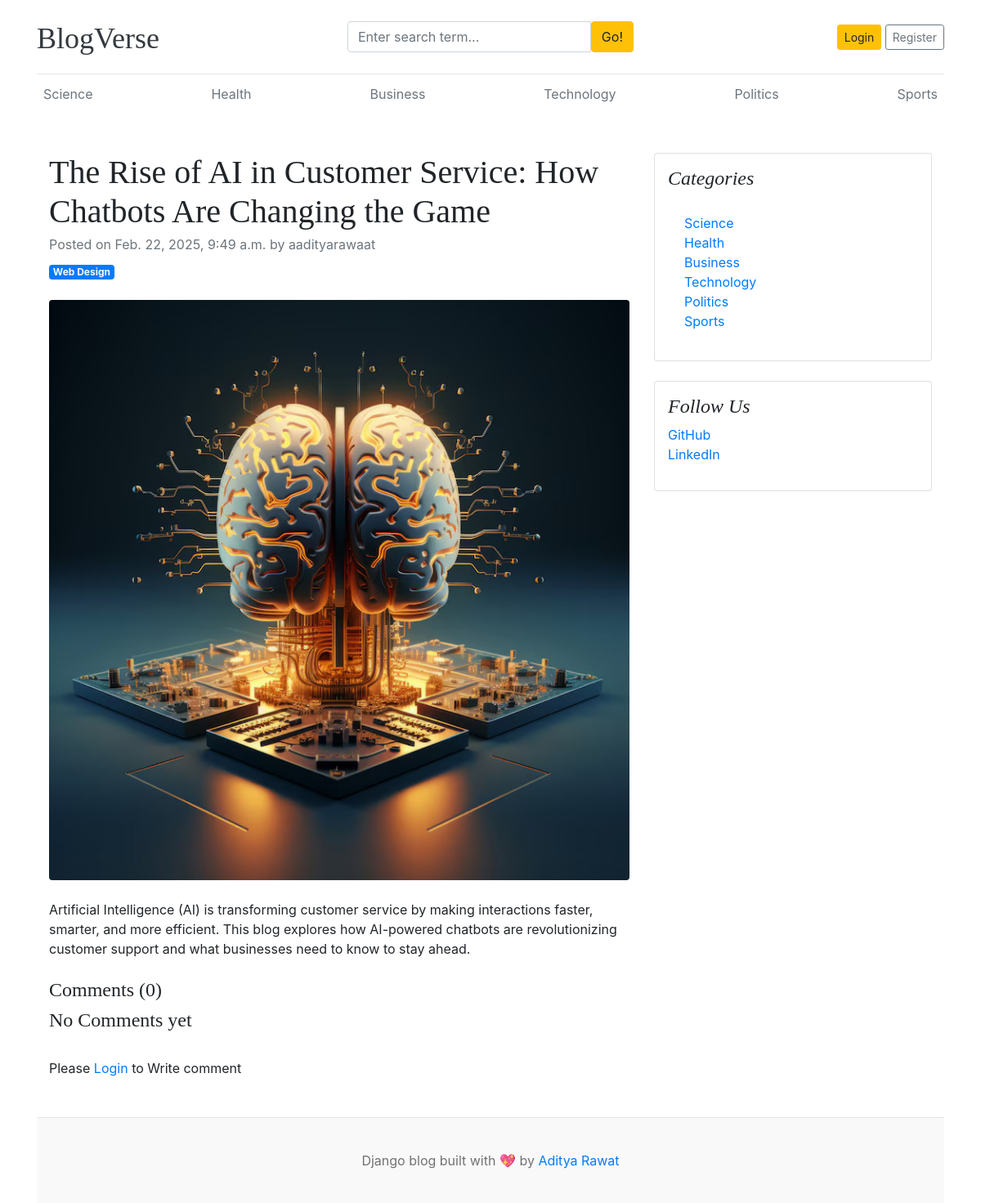
The app's page /blogs/the-rise-of-ai-in-customer-service-how-chatbots-are-changing-the-game-6/ with its own data.
### blog/models.py (models this page shows, shortened)
class category(models.Model):
    category_name=models.CharField(max_length=250,unique=True)
    created_at=models.DateTimeField(auto_now_add=True)
    updated_at=models.DateTimeField(auto_now=True)
    class Meta:
        verbose_name_plural ='categories'

class blog(models.Model):
    title=models.CharField(max_length=100)
    slug=models.SlugField(max_length=150, unique=True, blank=True)
    category=models.ForeignKey(category,on_delete=models.CASCADE)
    author=models.ForeignKey(User, on_delete=models.CASCADE)
    featured_image=models.ImageField(upload_to='uploads/%Y/%m/%d')
    short_description=models.TextField(max_length=500)
    blog_body=models.TextField(max_length=2000)
    status=models.CharField(max_length=20,choices=STATUS_CHOICES,default="Draft")
    is_featured=models.BooleanField(default=False)
    created_at=models.DateTimeField(auto_now_add=True)
    updated_at=models.DateTimeField(auto_now=True)

### blog/views.py (the view, shortened to what this page needs)
# urls.py: path('blogs/<slug:slug>/',blogsMain.blogs,name='blogs'),
def blogs(request,slug):
    singleBlog=get_object_or_404(blog,slug=slug,status='Published')
    comments=comment.objects.filter(blog=singleBlog)
    commentsCount=comments.count()
    context={
        'singleBlog':singleBlog,
        'comments':comments,
        "commentsCount":commentsCount
    }
    return render(request,'blog.html',context)

### blog/context_processors.py (called while the page is built)
def get_context(request):
    cate=category.objects.all()
    return dict(cate=cate)

def get_social(request):
    social=social_links.objects.all()
    return dict(social=social)

### templates/blog.html
{% extends "base.html" %}
{% block content %}
<div class="container mt-5">
    <div class="row">
        <div class="col-lg-8">
            <article>
                <header class="mb-4">
                    <h1 class="fw-bolder mb-1">{{singleBlog.title}}</h1>
                    <div class="text-muted fst-italic mb-2">Posted on {{singleBlog.created_at}} by {{singleBlog.author}}</div>
                    <a class="badge bg-primary text-decoration-none text-light" href="#!">Web Design</a>
                </header>
                <figure class="mb-4"><img class="img-fluid rounded" src="{{ singleBlog.featured_image.url }}"alt={{singleBlog.slug}} /></figure>
                <section class="mb-5">
                    <p class="fs-5 mb-4">{{singleBlog.short_description}}</p>
                    <h4>Comments ({{commentsCount}})</h4>
                    {% if comments %}
                    {% for comment in comments %}
                    <div class="card mt-1">
                        <div class="card-body">
                            <p class="card-text">{{comment.comment}}</p>
                            <span>
                                <small>{{comment.user}}</small>
                                <small>{{ comment.created_at | timesince }} ago</small>
                            </span>
                        </div>
                    </div>
                    {% endfor %}
                    {% else %}
                    <h4>No Comments yet</h4>
                    {% endif %}
                    <br>
                    <div class="form-group">
                        {% if user.is_authenticated %}
                        <form action="" method="POST">
                            {% csrf_token %}
                            <div class="form-group">
                                <textarea name="comment" class="form-control" cols="30" rows="10" placeholder="Write your comment"></textarea>
                                <input type="submit" value="submit" class="btn btn-primary mt-2">
                            </div>
                        </form>
                        {% else %}
                        <p>Please <a class="" href="{% url 'login' %}">Login</a> to Write comment</p>
                        {% endif %}
                    </div>
                    </section>
            </article>
        </div>
        <div class="col-lg-4">
            <div class="card mb-4 p-3">
                <h4 class="font-italic">Categories</h4>
                <div class="card-body">
                    <div class="row">
                        <div class="col-sm-6">
                            <ul class="list-unstyled mb-0">
                                {% for cat in cate %}
                                <li><a href="{% url 'category' cat.id %}">{{cat.category_name}}</a></li>
                                {% endfor %}
                            </ul>
                        </div>
                    </div>
                </div>
            </div>
            <div class="card mb-4 p-3">
                <h4 class="font-italic">Follow Us</h4>
                <ol class="list-unstyled">
                    <li><a href="#">GitHub</a></li>
                    <li><a href="#">LinkedIn</a></li>
                </ol>
            </div>
        </div>
    </div>
</div>
{% endblock %}

### templates/base.html (shortened to what this page needs)
{% load static %}
<!DOCTYPE html>
<html lang="en">
<head>
    <link href="https://getbootstrap.com/docs/4.0/dist/css/bootstrap.min.css" rel="stylesheet">
    <link rel="stylesheet" href="https://cdnjs.cloudflare.com/ajax/libs/font-awesome/6.7.2/css/all.min.css">
    <link href="{% static 'css/blog.css' %}" rel="stylesheet">
</head>
<body>
    <div class="container">
        <header class="blog-header py-3">
          <div class="row flex-nowrap justify-content-between align-items-center">
            <div class="col-4 pt-1">
              <a class="blog-header-logo text-dark" style="font-size: 3vw;" href="/">BlogVerse</a>
            </div>
            <div class="col-4">
              <form action="{% url 'search' %}" method="GET">
                <div class="input-group">
                  <input class="form-control" type="text" name="keyword" value="{{ keyword }}" placeholder="Enter search term..." aria-label="Enter search term..." aria-describedby="button-search" />
                  <button type="submit" class="btn btn-warning" id="button-search" type="button">Go!</button>
              </div>
              </form>
            </div>
            <div class="col-4 d-flex justify-content-end align-items-center">
              {% if not user.is_authenticated %}
              <a class="btn btn-sm btn-warning" href="{% url 'login' %}">Login</a> &nbsp;
              <a class="btn btn-sm btn-outline-secondary" href="{% url 'register' %}">Register</a>
              {% else %}
               &emsp;
               <span><a href="{% url 'dashboard' %}">Dashboard</a></span>
               &emsp;
              <span><a href="{% url 'log' %}">Logout</a></span>
              {% endif %}
            </div>
          </div>
        </header>
        <div class="nav-scroller py-1 mb-2">
          <nav class="nav d-flex justify-content-between">
            {% for cat in cate %}
            <a class="p-2 text-muted" href="{% url 'category' cat.id %}">{{cat.category_name}}</a>
            {% endfor %}
          </nav>
        </div>
        {% block content %}
        {% endblock %}
        <footer class="blog-footer">
            <p>Django blog built with 💖 by <a href="{% url 'email' %}">Aditya Rawat</a></p>
          </footer>
</body>
</html>

### blogmain/static/css/blog.css (style rules this page uses)
.blog-header { border-bottom: 1px solid #e5e5e5; }
.blog-header-logo { font-family: "Playfair Display", Georgia, "Times New Roman", serif; font-size: 2.25rem; }
h1, h2, h3, h4, h5, h6 { font-family: "Playfair Display", Georgia, "Times New Roman", serif; }
.blog-footer { padding: 2.5rem 0; color: #727272; text-align: center; background-color: #f9f9f9; border-top: .05rem solid #e5e5e5; }
.blog-footer p:last-child { margin-bottom: 0; }

### records on screen
category: category_name "Science"
category: category_name "Health"
category: category_name "Business"
category: category_name "Technology"
category: category_name "Politics"
category: category_name "Sports"
blog: title "The Rise of AI in Customer Service: How Chatbots Are Changing the Game", created_at "Feb. 22, 2025, 9:49 a.m.", author "aadityarawaat", featured_image (picture), short_description "Artificial Intelligence (AI) is transforming customer service by making interactions faster, smarter, and more efficient. This blog explores how AI-powered chatbots are revolutionizing customer support and what businesses need to know to stay ahead."

### other values on screen
{{ commentsCount }} "0"
